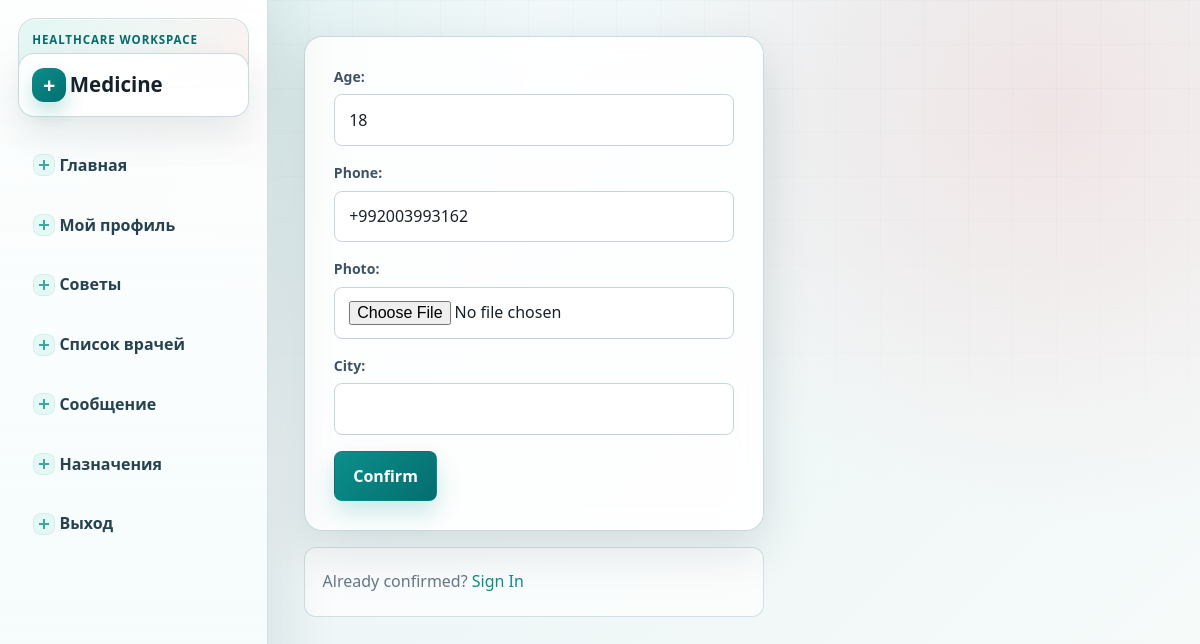
Before: /update_profile (signed in) with the older database file.
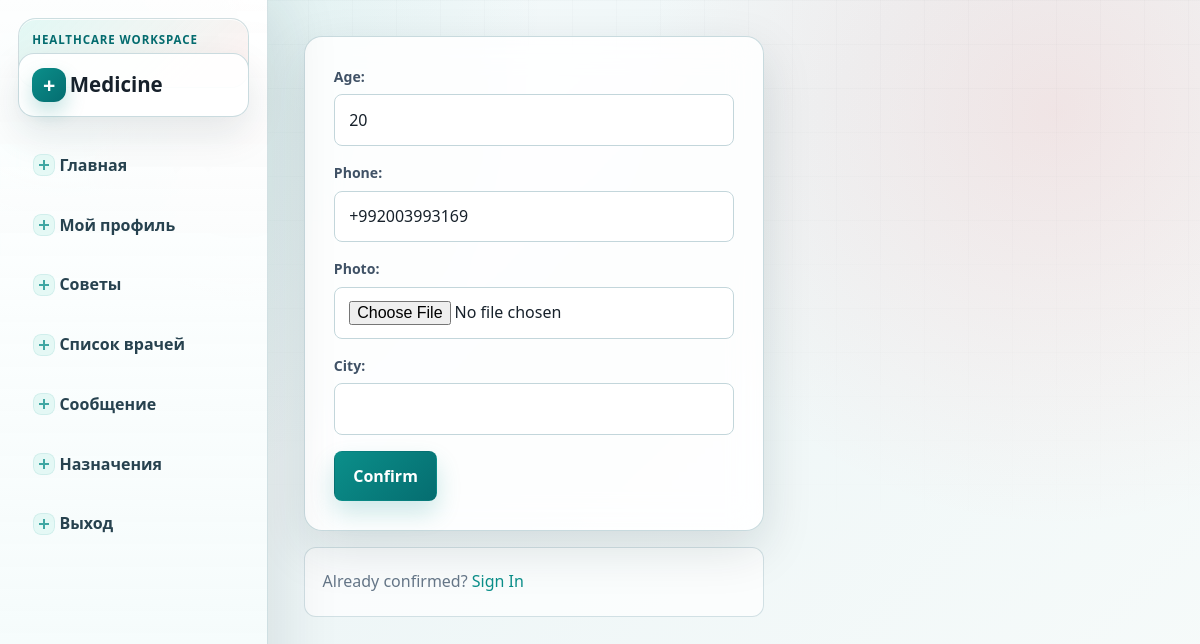
After: the same page with the newer database file.
### accounts/models.py (models this page shows, shortened)
class Profile(models.Model):
    ROLE_CHOICES = (
        ('patient', 'Patient'),
        ('doctor', 'Doctor'),
        ('admin', 'Admin'),
    )
    user=models.OneToOneField(settings.AUTH_USER_MODEL,on_delete=models.CASCADE,related_name='profile')
    age=models.PositiveIntegerField(null=True,blank=True)
    role = models.CharField(max_length=20, choices=ROLE_CHOICES, default='patient')
    phone=models.CharField(max_length=14,blank=True)
    city = models.CharField(max_length=50, blank=True)
    photo=models.ImageField(upload_to='users/',blank=True,null=True)

### accounts/views.py (the view)
# urls.py: path('update_profile',views.update_profile,name='update_profile'),
@login_required(login_url='/login/')
def update_profile(request):
    profile = request.user.profile
    if request.method=='POST':
        form=ProfileForm(request.POST, request.FILES)
        if form.is_valid():
            profile.age = form.cleaned_data['age']
            profile.phone = form.cleaned_data['phone']
            profile.photo = form.cleaned_data['photo']
            profile.city=form.cleaned_data['city']
            profile.save()
            return redirect('my_profile')
        else:
            return redirect('dashboard')
    else:
        form=ProfileForm(
            initial={
                'age':profile.age,
                'phone':profile.phone
            }
        )
        return render(request,'accounts/profile_form.html',{"form":form})

### accounts/forms.py
class ProfileForm(forms.Form):
    age=forms.IntegerField()
    phone=forms.CharField(max_length=14)
    photo=forms.ImageField(required=False)
    city=forms.CharField(max_length=45)

### templates/accounts/profile_form.html (shortened to what this page needs)
{% extends "accounts/base.html" %}
{% block main %}
<form  method="post"  enctype="multipart/form-data">
    {{form}}
    <button type="submit">Confirm </button>
</form>
<div class="auth-link">
    <p>Already confirmed? <a href="{% url 'login' %}">Sign In</a></p>
</div>
{% endblock %}

Changed rows visible on the page:
changed Profile: age "18" → "20"; phone "+992003993162" → "+992003993169"
